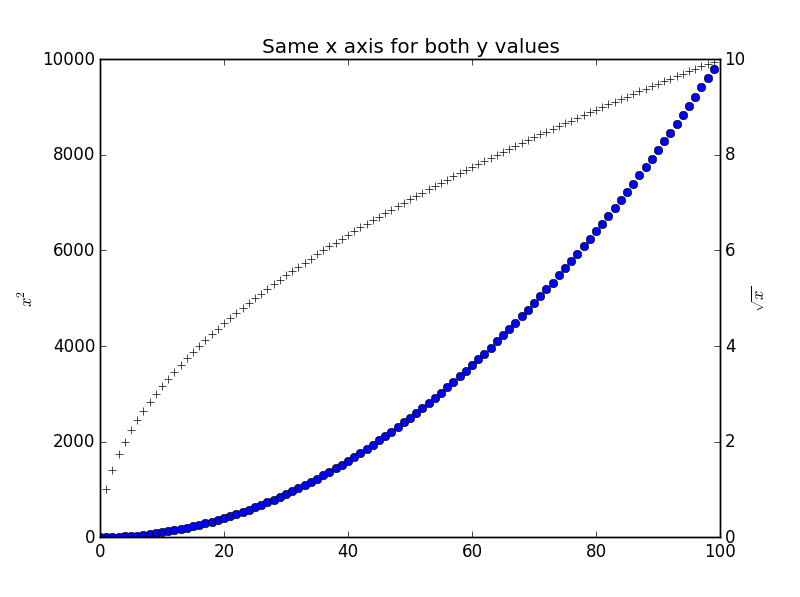

Here is the Python script that generated this plot:
import matplotlib.pyplot as plt
import numpy as np

x = np.arange(0., 100, 1);
y1 = x**2;
# y1 is defined as square of x values
y2 = np.sqrt(x);
# y2 is defined as square root of x values

fig = plt.figure()
ax1 = fig.add_subplot(111)
ax1.plot(x, y1, 'bo');
ax1.set_ylabel('$x^{2}$');
ax2 = ax1.twinx() # twinx() function is used to show twinned x axes
ax2.plot(x, y2, 'k+');
ax2.set_ylabel('$\sqrt{x}$');
ax2.set_title('Same x axis for both y values');
plt.show()
